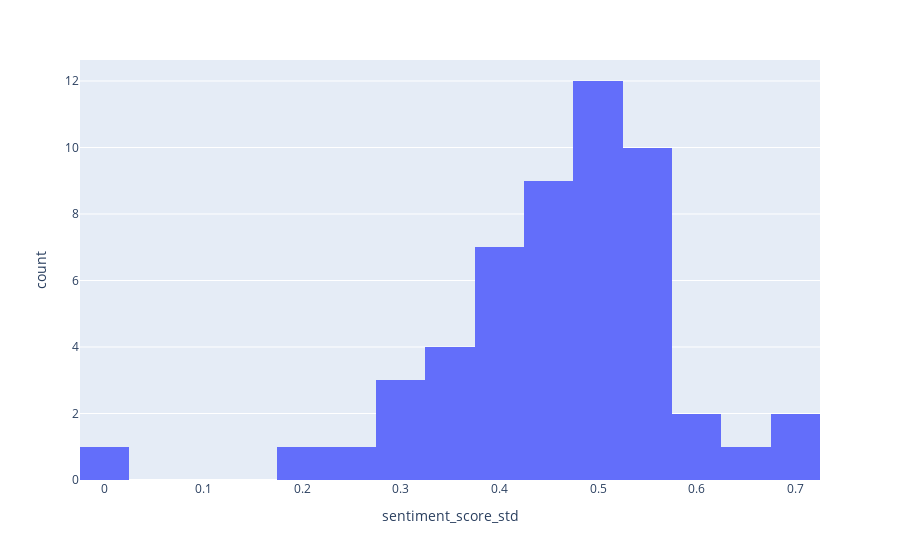

The cell this chart's notebook holds for it:
### Code cell
px.histogram(plot_df, x="sentiment_score_std")

### Figure 1 — Plotly figure (JSON) as saved in the notebook; plotly's stock layout.template omitted (floating-point values rounded to 4 significant figures)
{"data": [{"bingroup": "x", "hovertemplate": "sentiment_score_std=%{x}<br>count=%{y}<extra></extra>", "legendgroup": "", "marker": {"color": "#636efa", "pattern": {"shape": ""}}, "name": "", "orientation": "v", "showlegend": false, "type": "histogram", "x": [0.5982, 0.5734, 0.4903, 0.4514, 0.2125, 0.4555, 0.561, 0.4909, 0.3431, 0.4673, 0.5009, 0.5271, 0.4955, 0.4997, 0.559, 0.4338, 0.4453, 0.4473, 0.481, 0.3656, 0.4906, 0.5165, 0.4504, 0.4337, 0.3825, 0.5131, 0.4136, 0.5412, 0.2854, 0.3399, 0.4282, 0.2533, 0.3081, 0.5377, 0.38, 0.0, 0.2873, 0.3349, 0.6788, 0.5599, 0.4809, 0.5689, 0.3912, 0.5041, 0.6562, 0.4005, 0.5338, 0.5412, 0.4765, 0.3985, 0.408, 0.5824, 0.6996], "xaxis": "x", "yaxis": "y"}], "layout": {"barmode": "relative", "legend": {"tracegroupgap": 0}, "margin": {"t": 60}, "xaxis": {"anchor": "y", "domain": [0, 1], "title": {"text": "sentiment_score_std"}}, "yaxis": {"anchor": "x", "domain": [0, 1], "title": {"text": "count"}}}}
